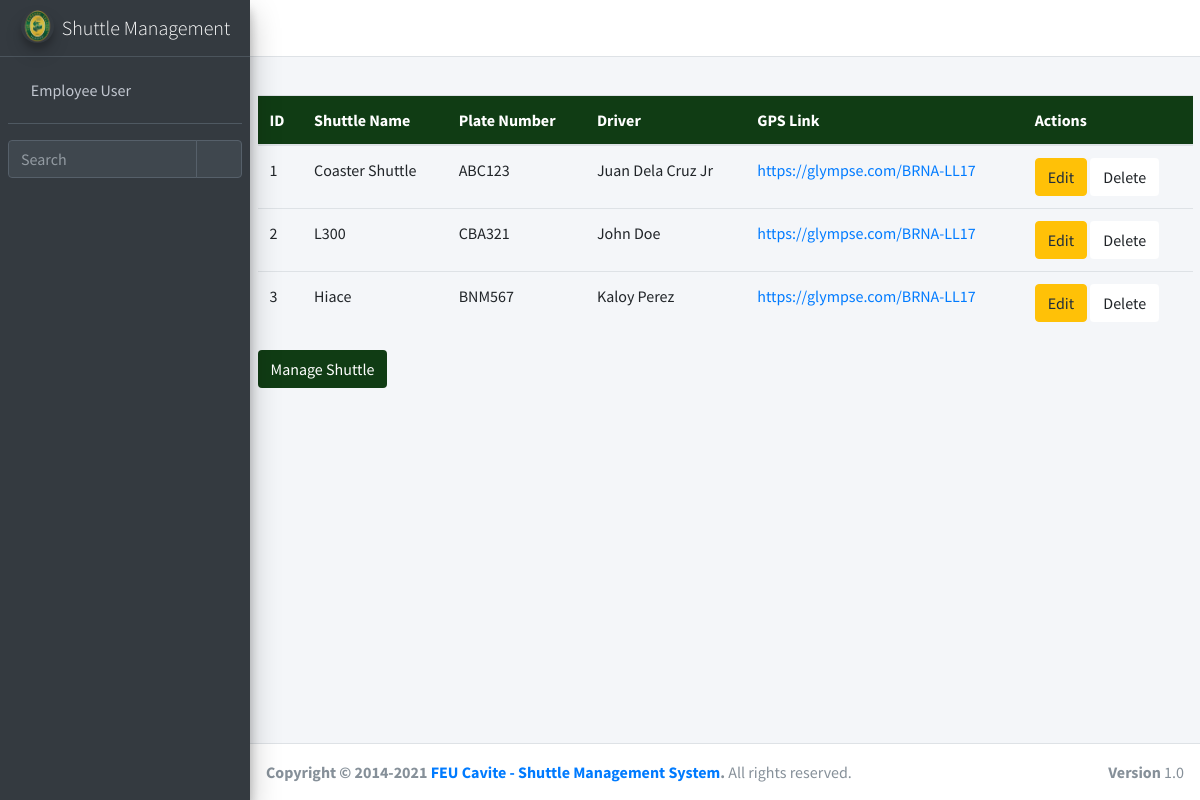
Page /ticket/add_shuttle/ (signed in) on the committed database.
### ticket/models.py (models this page shows, shortened)
class shuttle_service(models.Model):
    shuttle_service_id = models.AutoField(primary_key=True)
    shuttle_name = models.ForeignKey(shuttle_service_list, null=True, blank=True, on_delete=models.CASCADE)
    gps_link = models.CharField(max_length=255, blank=True, null = True)

class shuttle_service_list(models.Model):
    shuttle_service_list_id = models.AutoField(primary_key=True)
    shuttle_name = models.CharField(max_length=255, blank=True, null = True)
    plate_number = models.CharField(max_length=255, blank=True, null = True)
    driver_name = models.ForeignKey(shuttle_driver, null=True, blank=True, on_delete=models.CASCADE)

class shuttle_driver(models.Model):
    shuttle_driver_id = models.AutoField(primary_key=True)
    driver_name = models.CharField(max_length=255, blank=True, null = True)
    def __str__(self):
        return str(self.driver_name)

### ticket/views.py (the view)
# urls.py: path('add_shuttle/', login_required(views.add_shuttle), name='add_shuttle'),
def add_shuttle(request):
	query = {
		'ss': shuttle_service.objects.all(),
		'slist': shuttle_service_list.objects.all(),
	}
	if request.method == "POST":
		db = shuttle_service()
		db.shuttle_name_id = request.POST.get('sname') or None
		db.gps_link = request.POST.get('glink') or None
		db.save()
	return render(request, 'ticket/add_shuttle.html', query)

### ticket/templates/ticket/add_shuttle.html (shortened to what this page needs)
{% extends 'ticket/popupbase.html' %}
{% block content %}
{% load crispy_forms_tags %}
{% load static %}
<section>
	<div class="container-fluid">
		<table class="table table-stripped">
			<thead class="thead-custom">
				<tr>
					<th>ID</th>
					<th>Shuttle Name</th>
					<th>Plate Number</th>
					<th>Driver</th>
					<th>GPS Link</th>
					<th>Actions</th>
				</tr>
			</thead>
			<tbody>
				{% for items in ss %}
				<tr>
					<td>
						{{items.shuttle_service_id}}
					</td>
					<td>
						{{items.shuttle_name.shuttle_name}}
					</td>
					<td>
						{{items.shuttle_name.plate_number}}
					</td>
					<td>
						{{items.shuttle_name.driver_name}}
					</td>
					<td>
						<a href="/ticket/route/{{items.shuttle_service_id}}">{{items.gps_link}}</a>
					</td>
					<td>
						<a href="/ticket/edit_shuttle/{{items.shuttle_service_id}}" class="btn btn-warning">Edit</a>
						<a href="/ticket/delete_shuttle/{{items.shuttle_service_id}}" class="btn btn-primary1">Delete</a>
					</td>
				</tr>
				{% endfor %}
			</tbody>
		</table>
		<button type="button" class="btn btn-success1 ap" data-toggle="modal" data-target="#exampleModal">
		  Manage Shuttle
		</button>
	</div>
</section>
{% endblock content %}

### ticket/templates/ticket/popupbase.html (shortened to what this page needs)
{% load static %}
<!DOCTYPE html>
<html lang="en">
<head>
  <link rel="stylesheet" href="{% static 'basetemp/plugins/fontawesome-free/css/all.min.css' %}">
  <link rel="stylesheet" href="https://code.ionicframework.com/ionicons/2.0.1/css/ionicons.min.css">
  <link rel="stylesheet" href="{% static 'basetemp/plugins/tempusdominus-bootstrap-4/css/tempusdominus-bootstrap-4.min.css' %}">
  <link rel="stylesheet" href="{% static 'basetemp/plugins/icheck-bootstrap/icheck-bootstrap.min.css' %}">
  <link rel="stylesheet" href="{% static 'basetemp/plugins/jqvmap/jqvmap.min.css' %}">
  <link rel="stylesheet" href="{% static 'basetemp/dist/css/adminlte.min.css' %}">
  <link rel="stylesheet" href="{% static 'basetemp/plugins/overlayScrollbars/css/OverlayScrollbars.min.css' %}">
  <link rel="stylesheet" href="{% static 'basetemp/plugins/daterangepicker/daterangepicker.css' %}">
  <link rel="stylesheet" href="{% static 'basetemp/plugins/summernote/summernote-bs4.min.css' %}">
</head>
<body class="hold-transition sidebar-mini layout-fixed">
<div class="wrapper">
  <nav class="main-header navbar navbar-expand navbar-white navbar-light">
    <ul class="navbar-nav">
      <li class="nav-item">
        <a class="nav-link" data-widget="pushmenu" href="#" role="button"><i class="fas fa-bars"></i></a>
      </li>
      <li class="nav-item d-none d-sm-inline-block">
        <a href="#" class="nav-link"></a>
      </li>
    </ul>
    <ul class="navbar-nav ml-auto">
      <li class="nav-item">
        <a class="nav-link" data-widget="fullscreen" href="#" role="button">
          <i class="fas fa-expand-arrows-alt"></i>
        </a>
      </li>
    </ul>
  </nav>
  <aside class="main-sidebar sidebar-dark-primary elevation-4">
    <a href="/" class="brand-link">
      <img src="{% static 'shuttle/feulogo.png' %}" alt="AdminLTE Logo" class="brand-image img-circle elevation-3" style="opacity: .8">
      <span class="brand-text font-weight-light">Shuttle Management</span>
    </a>
    <div class="sidebar">
      <div class="user-panel mt-3 pb-3 mb-3 d-flex">
        <div class="image">
        </div>
        <div class="info">
          <a href="#" class="d-block">{{user.get_full_name}}</a>
        </div>
      </div>
      <div class="form-inline">
        <div class="input-group" data-widget="sidebar-search">
          <input class="form-control form-control-sidebar" type="search" placeholder="Search" aria-label="Search">
          <div class="input-group-append">
            <button class="btn btn-sidebar">
              <i class="fas fa-search fa-fw"></i>
            </button>
          </div>
        </div>
      </div>
    </div>
  </aside>
  <div class="content-wrapper">
    <div class="content-header">
    </div>
    {% block content %}
    {% endblock content %}
  </div>
  <footer class="main-footer">
    <strong>Copyright &copy; 2014-2021 <a href="#">FEU Cavite - Shuttle Management System</a>.</strong>
    All rights reserved.
    <div class="float-right d-none d-sm-inline-block">
      <b>Version</b> 1.0
    </div>
  </footer>
</div>
</body>
</html>

### ticket/templates/ticket/add_shuttle.html (style rules this page uses)
.btn-success1, .btn-success1:hover, .thead-custom { background-color: #103C14; color: white; }
.btn-primary1 { background-color: white; }

### rows in the picture
shuttle_service: shuttle_service_id "1", shuttle_name.shuttle_name "Coaster Shuttle", shuttle_name.plate_number "ABC123", shuttle_name.driver_name "Juan Dela Cruz Jr", gps_link "https://glympse.com/BRNA-LL17"
shuttle_service: shuttle_service_id "2", shuttle_name.shuttle_name "L300", shuttle_name.plate_number "CBA321", shuttle_name.driver_name "John Doe", gps_link "https://glympse.com/BRNA-LL17"
shuttle_service: shuttle_service_id "3", shuttle_name.shuttle_name "Hiace", shuttle_name.plate_number "BNM567", shuttle_name.driver_name "Kaloy Perez", gps_link "https://glympse.com/BRNA-LL17"

### other values in the picture
{{ user.get_full_name }} "Employee User"
